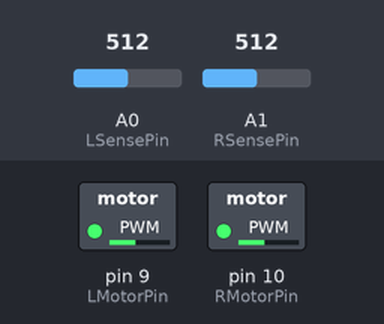
This sketch was run on a simulated Arduino Uno, built with avr-gcc and run on an emulated ATmega328P. On the bench: switched loads named in the sketch (green lamp = pin HIGH). The inputs (shaded band) are chosen by the test bench; at power-on: A0 (LSensePin) = 512, A1 (RSensePin) = 512.

Above: at 1.2 s.
1.3 s: A0 (LSensePin) set to 716
At 2.2 s:
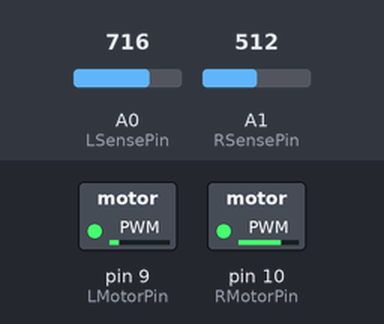
2.8 s: A1 (RSensePin) set to 716
At 3.5 s:
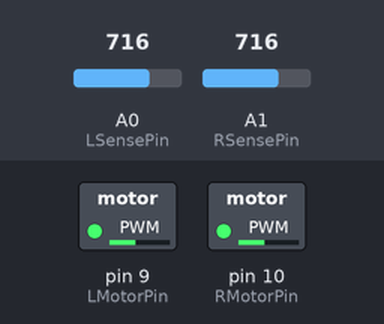
4.3 s: A1 (RSensePin) set to 900
At 5.5 s:
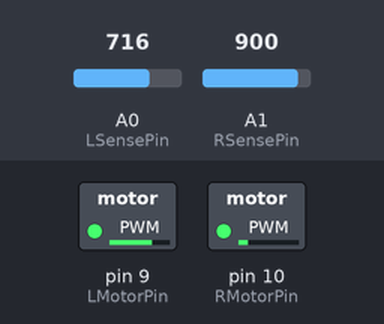
5.8 s: A1 (RSensePin) set to 511
At 6.7 s:
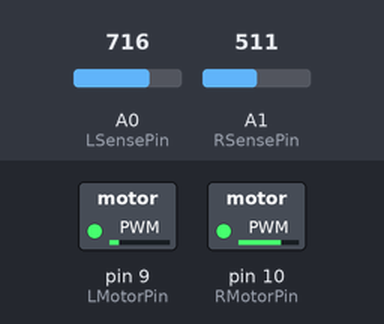
Timing chart, 0 to 8.3 s (numbered marks = the images above; inputs shaded):
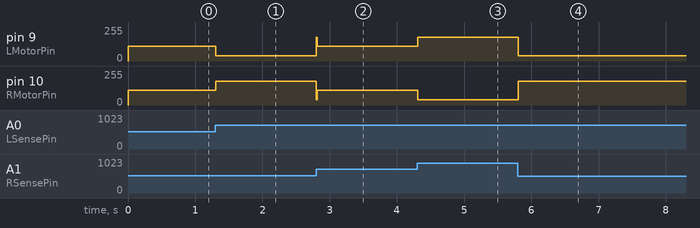

The sketch:

vehicle_code_stage3.ino
```cpp
#include <PID_v1.h>

#define LSensePin  A0
#define RSensePin  A1
#define LMotorPin  9
#define RMotorPin  10

const int BaseSpeed = 110;

double Setpoint = 0;
double Input = 0;
double Output = 0;

double Kp = 5;
double Ki = 0;
double Kd = 1;

PID myPID(&Input, &Output, &Setpoint, Kp, Ki, Kd, DIRECT);

void setup() {
  pinMode(LSensePin, INPUT);
  pinMode(RSensePin, INPUT);
  pinMode(LMotorPin, OUTPUT);
  pinMode(RMotorPin, OUTPUT);

  myPID.SetMode(AUTOMATIC);
  myPID.SetOutputLimits(-70, 70);
  myPID.SetSampleTime(10);
}

void loop() {
  int leftSense = analogRead(LSensePin);
  int rightSense = analogRead(RSensePin);

  Input = leftSense - rightSense;

  myPID.Compute();

  int LSpeed = constrain((int)(BaseSpeed + Output), 0, 255);
  int RSpeed = constrain((int)(BaseSpeed - Output), 0, 255);

  analogWrite(LMotorPin, LSpeed);
  analogWrite(RMotorPin, RSpeed);
}
```

Measured:
- after the input at 1.3 s, pin 9 (LMotorPin): 110/255 → 40/255 at once; pin 10 (RMotorPin): 110/255 → 180/255 at once
- after the input at 2.8 s, pin 9 (LMotorPin): 40/255 → 110/255 at once; pin 10 (RMotorPin): 180/255 → 110/255 at once
- after the input at 4.3 s, pin 9 (LMotorPin): 110/255 → 180/255 at once; pin 10 (RMotorPin): 110/255 → 40/255 at once
- after the input at 5.8 s, pin 9 (LMotorPin): 180/255 → 40/255 at once; pin 10 (RMotorPin): 40/255 → 180/255 at once
